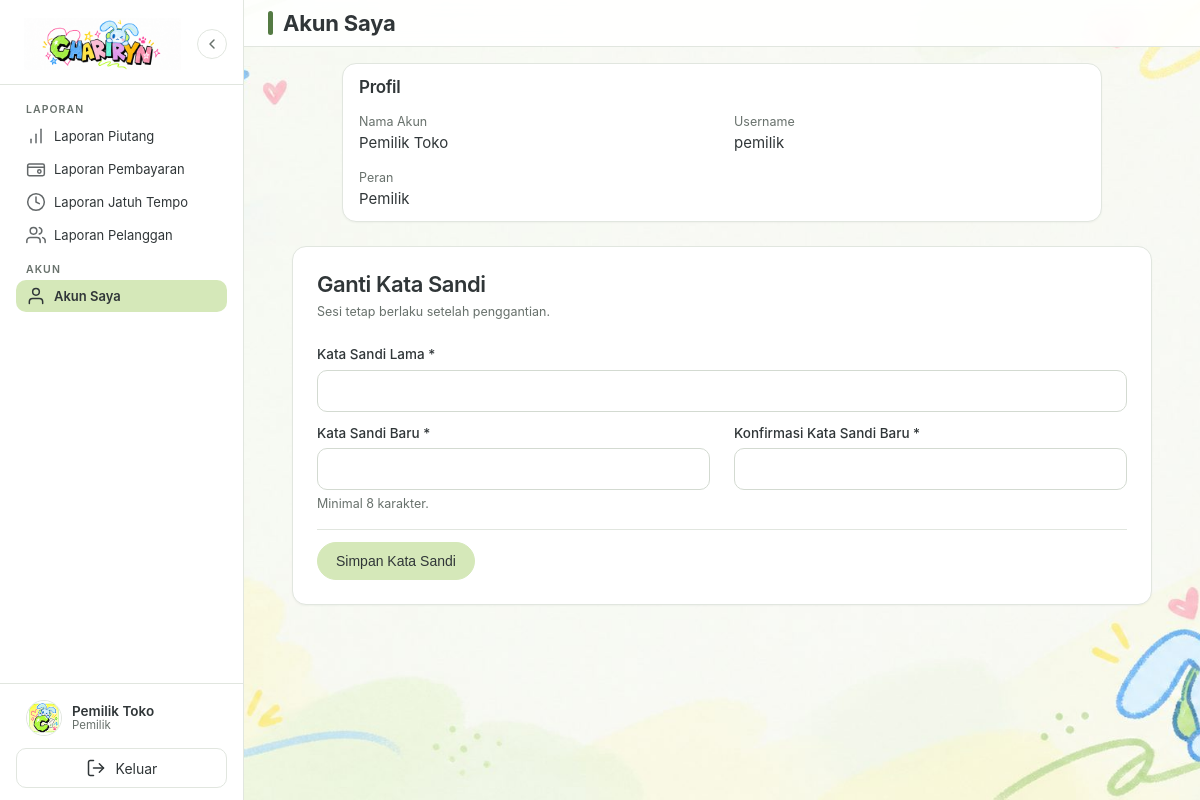
Screenshot of /akun/sandi.php (signed in) with the database file from the repository.
### tables this page shows
CREATE TABLE IF NOT EXISTS users (
    id_user INT UNSIGNED NOT NULL AUTO_INCREMENT,
    id_pelanggan INT UNSIGNED NULL,
    username VARCHAR(50) NOT NULL,
    password VARCHAR(255) NOT NULL,
    nama VARCHAR(100) NOT NULL,
    role ENUM('pemilik', 'manajer', 'pelanggan') NOT NULL DEFAULT 'manajer',
    status ENUM('belum aktif', 'aktif', 'nonaktif') NOT NULL DEFAULT 'belum aktif',
    token_aktivasi VARCHAR(64) NULL,
    token_aktivasi_berakhir DATETIME NULL,
    created_at DATETIME NOT NULL DEFAULT CURRENT_TIMESTAMP,
    updated_at DATETIME NOT NULL DEFAULT CURRENT_TIMESTAMP ON UPDATE CURRENT_TIMESTAMP,
    PRIMARY KEY (id_user),
    UNIQUE KEY uq_users_username (username),
    UNIQUE KEY uq_users_pelanggan (id_pelanggan),
    KEY idx_users_role_status (role, status),
    CONSTRAINT fk_users_pelanggan
        FOREIGN KEY (id_pelanggan) REFERENCES pelanggan (id_pelanggan)
        ON DELETE CASCADE ON UPDATE CASCADE
);

### helpers/autentikasi.php (called while the page is built, shortened)
<?php
function userSaatIni(): array
{
    return $_SESSION['user'] ?? [];
}
function roleUser(): string
{
    return (string) ($_SESSION['user']['role'] ?? '');
}
function labelRole(string $role): string
{
    return match ($role) {
        'pemilik' => 'Pemilik',
        'manajer' => 'Manajer',
        'pelanggan' => 'Pelanggan',
        default => 'Pengguna',
    };
}
function urlBerandaSesuaiPeran(): string
{
    return match (roleUser()) {
        'pemilik' => BASE_URL . 'laporan/piutang.php',
        'pelanggan' => BASE_URL . 'portal/index.php',
        default => BASE_URL . 'dashboard/index.php',
    };
}
function cekLogin(): void
{
    $stmt = koneksiDatabase()->prepare(
        'SELECT id_user, username, nama, role, status, id_pelanggan
         FROM users WHERE id_user = :id LIMIT 1'
    );
    $stmt->execute([':id' => (int) $_SESSION['user']['id_user']]);
}
function requireLogin(): void
{
    cekLogin();
}

### helpers/format.php (called while the page is built, shortened)
<?php
function e(?string $nilai): string
{
    return htmlspecialchars((string) $nilai, ENT_QUOTES, 'UTF-8');
}

### config/database.php (called while the page is built, shortened)
<?php
function koneksiDatabase(): PDO
{
    static $pdo = null;
    if ($pdo instanceof PDO) {
        return $pdo;
    }
    $daftarPort = trim(DB_PORT) !== '' ? [trim(DB_PORT)] : ['3306', '3307'];
    foreach ($daftarPort as $port) {
        $dsn = 'mysql:host=' . DB_HOST . ';port=' . $port . ';dbname=' . DB_NAMA . ';charset=utf8mb4';
        try {
            $pdo = new PDO($dsn, DB_USER, DB_PASSWORD, [
                PDO::ATTR_ERRMODE => PDO::ERRMODE_EXCEPTION,
                PDO::ATTR_DEFAULT_FETCH_MODE => PDO::FETCH_ASSOC,
                PDO::ATTR_EMULATE_PREPARES => false,
            ]);
            return $pdo;
        } catch (PDOException $e) {
            $galat = $e;
        }
    }
    exit;
}

### akun/sandi.php (the view, shortened to what this page needs)
<?php
requireLogin();
$halaman_aktif = 'akun';
require_once BASE_PATH . '/includes/kepala.php';
$akun = userSaatIni();
?>
<section class="kartu kartu-sempit mb-lg" aria-label="Informasi akun">
    <div class="kartu-judul">
        <h3>Profil</h3>
    </div>
    <div class="form-grid" style="margin:0;">
        <div><span class="teks-kecil">Nama Akun</span><p><?= e((string) $akun['nama']) ?></p></div>
        <div><span class="teks-kecil">Username</span><p><?= e((string) $akun['username']) ?></p></div>
        <div><span class="teks-kecil">Peran</span><p><?= e(labelRole(roleUser())) ?></p></div>
    </div>
</section>
<div class="kotak-form">
    <h2>Ganti Kata Sandi</h2>
    <p class="teks-kecil mb-lg">Sesi tetap berlaku setelah penggantian.</p>
    <form method="post" action="<?= BASE_URL ?>akun/sandi.php" data-anti-ganda>
        <div class="form-grid">
            <div class="kolom" style="grid-column:1 / -1;">
                <label for="password_lama">Kata Sandi Lama *</label>
                <input class="input" type="password" id="password_lama" name="password_lama" autocomplete="current-password" required>
            </div>
            <div class="kolom">
                <label for="password_baru">Kata Sandi Baru *</label>
                <input class="input" type="password" id="password_baru" name="password_baru" autocomplete="new-password" required>
                <span class="bantuan">Minimal 8 karakter.</span>
            </div>
            <div class="kolom">
                <label for="konfirmasi_password">Konfirmasi Kata Sandi Baru *</label>
                <input class="input" type="password" id="konfirmasi_password" name="konfirmasi_password" autocomplete="new-password" required>
            </div>
        </div>
        <div class="form-aksi">
            <button type="submit" class="btn btn-primer">Simpan Kata Sandi</button>
        </div>
    </form>
</div>
<?php require_once BASE_PATH . '/includes/footer.php'; ?>

### includes/sidebar.php (shortened to what this page needs)
<?php
function ikonMenu(string $nama): string
{
    $svg = '<svg width="20" height="20" viewBox="0 0 24 24" fill="none" stroke="currentColor" stroke-width="1.8" stroke-linecap="round" stroke-linejoin="round" aria-hidden="true">';
    $isi = match ($nama) {
        'dashboard' => '<rect x="3" y="3" width="7" height="9" rx="1.5"></rect><rect x="14" y="3" width="7" height="5" rx="1.5"></rect><rect x="14" y="12" width="7" height="9" rx="1.5"></rect><rect x="3" y="16" width="7" height="5" rx="1.5"></rect>',
        'pelanggan' => '<path d="M17 21v-2a4 4 0 0 0-4-4H5a4 4 0 0 0-4 4v2"></path><circle cx="9" cy="7" r="4"></circle><path d="M23 21v-2a4 4 0 0 0-3-3.87"></path><path d="M16 3.13a4 4 0 0 1 0 7.75"></path>',
        'pengguna' => '<path d="M20 21v-2a4 4 0 0 0-4-4H8a4 4 0 0 0-4 4v2"></path><circle cx="12" cy="7" r="4"></circle>',
        'piutang' => '<path d="M14 2H6a2 2 0 0 0-2 2v16a2 2 0 0 0 2 2h12a2 2 0 0 0 2-2V8z"></path><polyline points="14 2 14 8 20 8"></polyline><line x1="16" y1="13" x2="8" y2="13"></line><line x1="16" y1="17" x2="8" y2="17"></line>',
        'pembayaran' => '<rect x="2" y="6" width="20" height="14" rx="2"></rect><path d="M2 10h20"></path><circle cx="16" cy="15" r="2"></circle>',
        'jatuh-tempo' => '<circle cx="12" cy="12" r="10"></circle><polyline points="12 6 12 12 16 14"></polyline>',
        'cari' => '<circle cx="11" cy="11" r="8"></circle><line x1="21" y1="21" x2="16.65" y2="16.65"></line>',
        'laporan' => '<line x1="12" y1="20" x2="12" y2="10"></line><line x1="18" y1="20" x2="18" y2="4"></line><line x1="6" y1="20" x2="6" y2="16"></line>',
        'pengajuan' => '<path d="M9 3h6a2 2 0 0 1 2 2v1h1a2 2 0 0 1 2 2v12a2 2 0 0 1-2 2H6a2 2 0 0 1-2-2V8a2 2 0 0 1 2-2h1V5a2 2 0 0 1 2-2z"></path><path d="M9 13l2 2 4-4"></path>',
        'permintaan' => '<path d="M12 20h9"></path><path d="M16.5 3.5a2.12 2.12 0 0 1 3 3L7 19l-4 1 1-4z"></path>',
        'keluar' => '<path d="M9 21H5a2 2 0 0 1-2-2V5a2 2 0 0 1 2-2h4"></path><polyline points="16 17 21 12 16 7"></polyline><line x1="21" y1="12" x2="9" y2="12"></line>',
        default => '',
    };
    return $svg . $isi . '</svg>';
}
function itemMenu(string $ikon, string $label, string $url, string $kunci): string
{
    global $halaman_aktif;
    $aktif = $halaman_aktif === $kunci;
    $aria = $aktif ? ' aria-current="page"' : '';
    return '<a class="item-menu' . ($aktif ? ' aktif' : '') . '"' . $aria . ' href="' . e($url) . '">'
        . ikonMenu($ikon)
        . '<span>' . e($label) . '</span></a>';
}
?>
<?php
$peran_sidebar = roleUser();
$beranda_sidebar = urlBerandaSesuaiPeran();
?>
<aside class="sidebar" id="sidebar">
    <div class="sidebar-logo">
        <a href="<?= e($beranda_sidebar) ?>" aria-label="Beranda CHARIRYN">
            <img class="logo-brand" src="<?= BASE_URL ?>assets/img/chariryn.png" alt="CHARIRYN" width="336" height="112">
        </a>
        <button type="button" class="sidebar-toggle" id="tombolMenu" aria-label="Tutup panel samping" aria-expanded="false" aria-controls="sidebar">
            <svg width="16" height="16" viewBox="0 0 24 24" fill="none" stroke="currentColor" stroke-width="2.2" stroke-linecap="round" stroke-linejoin="round" aria-hidden="true">
                <polyline points="15 18 9 12 15 6"></polyline>
            </svg>
        </button>
    </div>
    <nav class="sidebar-menu" aria-label="Menu utama">
        <?php if ($peran_sidebar === 'pelanggan'): ?>
            <p class="grup-menu">Piutang Saya</p>
            <?= itemMenu('dashboard', 'Dashboard', BASE_URL . 'portal/index.php', 'portal') ?>
            <?= itemMenu('pembayaran', 'Ajukan Pembayaran', BASE_URL . 'portal/pengajuan.php', 'portal-pengajuan') ?>
            <?= itemMenu('pengajuan', 'Status Pengajuan', BASE_URL . 'portal/status-pengajuan.php', 'portal-status') ?>
            <?= itemMenu('pengguna', 'Kelola Akun', BASE_URL . 'portal/akun.php', 'portal-akun') ?>
        <?php elseif ($peran_sidebar === 'pemilik'): ?>
            <p class="grup-menu">Laporan</p>
            <?= itemMenu('laporan', 'Laporan Piutang', BASE_URL . 'laporan/piutang.php', 'laporan-piutang') ?>
            <?= itemMenu('pembayaran', 'Laporan Pembayaran', BASE_URL . 'laporan/pembayaran.php', 'laporan-pembayaran') ?>
            <?= itemMenu('jatuh-tempo', 'Laporan Jatuh Tempo', BASE_URL . 'laporan/jatuh-tempo.php', 'laporan-jatuh-tempo') ?>
            <?= itemMenu('pelanggan', 'Laporan Pelanggan', BASE_URL . 'laporan/pelanggan.php', 'laporan-pelanggan') ?>
            <p class="grup-menu">Akun</p>
            <?= itemMenu('pengguna', 'Akun Saya', BASE_URL . 'akun/sandi.php', 'akun') ?>
        <?php endif; ?>
    </nav>
<?php
$nama_profil = (string) (userSaatIni()['nama'] ?? 'Pengguna');
$label_role_profil = labelRole($peran_sidebar);
?>
    <div class="sidebar-kaki">
        <div class="profil-ringkas">
            <img class="profil-avatar" src="<?= BASE_URL ?>assets/img/logo.png" alt="" aria-hidden="true" width="36" height="36">
            <div class="profil-info">
                <span class="nama-user"><?= e($nama_profil) ?></span>
                <span class="role-user"><?= e($label_role_profil) ?></span>
            </div>
        </div>
        <form method="post" action="<?= BASE_URL ?>auth/logout.php">
            <button type="submit" class="tombol-keluar">
                <?= ikonMenu('keluar') ?>
                <span>Keluar</span>
            </button>
        </form>
    </div>
</aside>

### assets/css/variables.css (style rules this page uses)
:root { --color-bg: #F4F6F1; --color-primary: #D5E8B9; --color-primary-hover: #BDD89A; --color-lemon: #F0EBA5; --color-blue: #B9D9F0; --color-pink: #EDC7D9; --color-lavender: #D7CEEE; --color-text: #303638; --color-text-muted: #68716C; --color-surface: #FFFFFF; --color-border: #E1E6DF; --color-focus: #547B43; --radius-sm: 8px; --radius-md: 12px; --radius-lg: 16px; --shadow-card: 0 2px 10px rgb(48 54 56 / 5%); --chariryn-white: #FFFFFF; --chariryn-dark-green: #3E5A34; --chariryn-moss-green: #547B43; --chariryn-beige: #F0EBA5; --chariryn-rosy-brown: #843D55; --chariryn-midnight-green: #315B78; --chariryn-moss: var(--color-focus); --chariryn-rosy: var(--color-pink); --chariryn-midnight: #315B78; --chariryn-moss-soft: #E1EED5; --chariryn-rosy-soft: #F4DDE5; --chariryn-midnight-soft: #DCEAF5; --chariryn-beige-deep: #E1E6DF; --warna-primer: #3E5A34; --warna-primer-fokus: var(--color-focus); --warna-primer-gelap: #2F4527; --warna-teks: var(--color-text); --warna-teks-putih: #ffffff; --warna-teks-muted: var(--color-text-muted); --warna-latar: var(--color-bg); --warna-parchment: #FAFBEF; --warna-perle: #FFFFFF; --warna-divider: var(--color-border); --warna-hairline: #D3DAD1; --warna-sekunder: var(--color-focus); --warna-berhasil: #35532B; --warna-bahaya: #843D55; --warna-peringatan: #625A20; --warna-info: #315B78; --radius-xs: 6px; --radius-sm: 10px; --radius-md: 14px; --radius-lg: 20px; --radius-pill: 9999px; --spasi-xxs: 4px; --spasi-xs: 8px; --spasi-sm: 12px; --spasi-md: 16px; --spasi-lg: 24px; --spasi-xl: 32px; --spasi-xxl: 48px; --spasi-section: 64px; --font-utama: system-ui, -apple-system, "Segoe UI", Roboto, Arial, sans-serif; --font-kecil: 12.5px; --font-normal: 14px; --font-judul-kecil: 20px; --font-judul: 26px; --font-metrik: 22px; --tinggi-kontrol: 46px; --lebar-sidebar: 244px; --lebar-konten: 1560px; --bayangan-halus: 0 1px 2px rgba(0, 0, 0, 0.04); --bayangan-kartu: var(--shadow-card); --bayangan-menu: 0 8px 24px rgba(0, 0, 0, 0.12); --transisi-cepat: 0.15s ease; --transisi-normal: 0.2s ease; }

### assets/css/base.css (style rules this page uses)
*, *::before, *::after { box-sizing: border-box; }
html { -webkit-text-size-adjust: 100%; scroll-behavior: smooth; }
body { margin: 0; font-family: 'SF Pro Display', 'SF Pro Text', system-ui, -apple-system, BlinkMacSystemFont, 'Segoe UI', sans-serif; font-size: 15px; line-height: 1.45; color: var(--warna-teks); background: var(--warna-latar); -webkit-font-smoothing: antialiased; text-rendering: optimizeLegibility; }
h1, h2, h3, h4, h5, p { margin: 0; }
h1, h2, h3, h4, h5 { font-weight: 600; letter-spacing: -0.02em; color: var(--warna-teks); }
.kepala h1, .kartu-judul h2, .kartu-judul h3, .dasbor-kepala h2 { color: var(--color-text); }
h2 { font-size: 22px; line-height: 1.25; }
h3 { font-size: 18px; line-height: 1.3; }
a { color: var(--color-focus); text-decoration: none; transition: color 0.15s ease; }
img, svg { display: block; max-width: 100%; }
html { scrollbar-width: thin; scrollbar-color: var(--warna-hairline) transparent; }
.table-wrapper, .sidebar-menu { scrollbar-width: thin; scrollbar-color: rgba(0, 0, 0, 0.25) transparent; }
.teks-kecil { font-size: 12.5px; color: var(--warna-teks-muted); }
.mb-lg { margin-bottom: var(--spasi-lg) !important; }

### assets/css/components.css (style rules this page uses)
.btn { display: inline-flex; align-items: center; justify-content: center; gap: 8px; min-height: 38px; padding: 0 18px; border-radius: var(--radius-pill); font-size: 14px; font-weight: 500; line-height: 1; border: 1px solid transparent; cursor: pointer; transition: background 0.15s ease, border-color 0.15s ease, color 0.15s ease, box-shadow 0.15s ease; text-decoration: none; white-space: nowrap; }
.btn-primer { background: var(--color-primary); border-color: var(--color-primary); color: var(--color-text); }
.kartu-sempit { max-width: 760px; margin-inline: auto; }
.kartu { background: #fff; border: 1px solid var(--warna-divider); border-radius: var(--radius-md); padding: var(--spasi-sm) var(--spasi-md); box-shadow: var(--bayangan-halus); }
.kartu-judul { display: flex; align-items: center; justify-content: space-between; gap: 10px; margin-bottom: var(--spasi-sm); }
.kartu-judul h3 { font-size: 17px; }

### assets/css/responsive.css (style rules this page uses)
@media (min-width: 1024px) { .sidebar { transform: none; box-shadow: none; } }

### rows the page displays
users: nama "Pemilik Toko", username "pemilik", username "Pemilik"

### other values shown
$label "Laporan Piutang Laporan Pembayaran Laporan Jatuh Tempo Laporan Pelanggan Akun Saya"
$label_role_profil "Pemilik"
$judul_halaman "Akun Saya"
